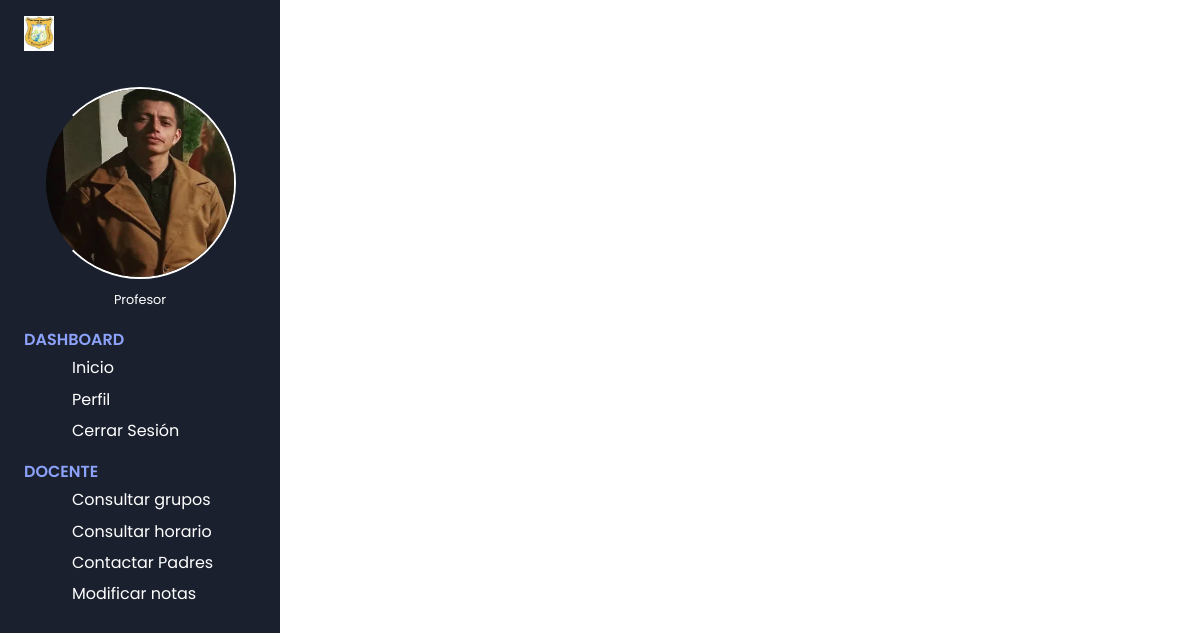
/pages/Dashboard/profesorDs.php?profesor=andreita32@gmail.com, run on an earlier commit of the app's database.
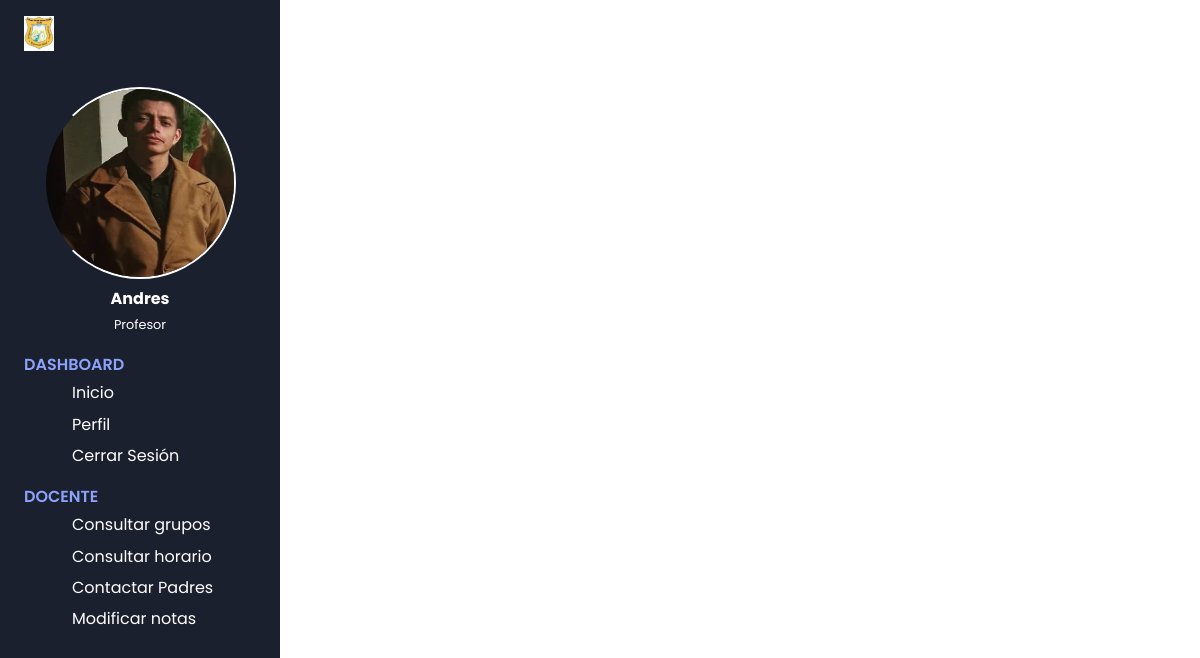
And on a later commit of the database.
### tables this page shows
CREATE TABLE `profesor` (
  `id` int(11) NOT NULL,
  `nombre` varchar(50) NOT NULL,
  `profesion` varchar(50) NOT NULL,
  `edad` int(11) NOT NULL,
  `email` varchar(50) NOT NULL,
  `contrasena` varchar(50) NOT NULL,
  `telefono` int(15) NOT NULL,
  `area` varchar(50) NOT NULL
);

### config/db.php (called while the page is built, shortened)
<?php
    class DataBase{
        function connect(){
            $servername = "localhost";
            $username = "root";
            $password = "";
            $dbname = "colegiosga";
            $url=mysqli_connect($servername,$username,$password) or die("No se pudo conectar a la base de datos" .mysqli_error($url));
            mysqli_select_db($url,$dbname) or die("No se pudo seleccionar a la base de datos" .mysqli_error($url));
            return $url;
        }
    }
?>

### logic/profesor/crud_profe.php (called while the page is built, shortened)
<?php
class Crud_profe {
    private $conexion;
    public function __construct($conexion) {
        $this->conexion = $conexion;
    }
    public function obtenerProfesor($email) {
        $query = "SELECT * FROM profesor WHERE email = '$email'";
        $result = mysqli_query($this->conexion, $query);
        if (mysqli_num_rows($result) > 0) {
            return mysqli_fetch_assoc($result);
        } else {
            return null;
        }
    }
}
?>

### pages/Dashboard/profesorDs.php (the view, shortened to what this page needs)
<?php
include("../../logic/profesor/crud_profe.php");
include("../../config/db.php");
$db = new DataBase();
$crud_p = new Crud_profe($db->connect());
if (isset($_GET['profesor'])) {
    $email = urldecode($_GET['profesor']);
    $profesor = $crud_p->obtenerProfesor($email);
}
?>
<!DOCTYPE html>
<html lang="es">
<head>
    <link rel="stylesheet" href="../../css/Prodashboard.css">
    <link rel="stylesheet" href="https://cdn.jsdelivr.net/npm/line-awesome/dist/line-awesome/css/line-awesome.min.css">
</head>
<body>
    <div class="sidebar">
        <div class="sidebar-brand">
            <div class="brand-flex">
                <img src="../../sources/img/Colegio Nicolas Gomez Davila (IED).jpg" width="30px" alt="logo">
                <div class="brand-icons">
                </div>
            </div>
        </div>
        <div class="sidebar-main">
            <div class="sidebar-user">
                <img src="../../sources/img/admin.png" alt="foto de perfil">
                <div>
                    <h3><?php echo $profesor["nombre"]; ?></h3>
                    <span>Profesor</span>
                </div>
            </div>
            <div class="sidebar-menu">
                <div class="menu-head">
                    <span>Dashboard</span>
                </div>
                <ul>
                    <li>
                        <a href="../../logic/profesor/inicio.php?profesor=<?php echo $email; ?>">
                            <span>Inicio</span>
                        </a>
                    </li>
                    <li>
                        <a href="../../logic/profesor/perfilProfesor.php?profesor=<?php echo $email; ?>">
                            <span>Perfil</span>
                        </a>
                    </li>
                    <li>
                        <a href="../../index.php"><?php session_destroy() ?>
                            <span>Cerrar Sesión</span>
                        </a>
                    </li>
                </ul>
                <div class="menu-head">
                    <span>Docente</span>
                </div>
                <ul>
                    <li>
                        <a href="#">
                            <span>Consultar grupos</span>
                        </a>
                    <li>
                        <a href="#">
                            <span>Consultar horario</span>
                        </a>
                    </li>
                    <li>
                    <a href="../../logic/profesor/contactarPadres.php?profesor=<?php echo $email;?>">
                            <span>Contactar Padres</span>
                        </a>
                    </li>
                    <li>
                       <a href="../../logic/profesor/notasProfe.php?profesor=<?php echo $email; ?>">
                            <span>Modificar notas</span>
                        </a>
                    </li>
                </ul>
            </div>
        </div>
    </div>
</body>
</html>

What changed in the data, as far as the page shows it:
added profesor: nombre "Andres"
